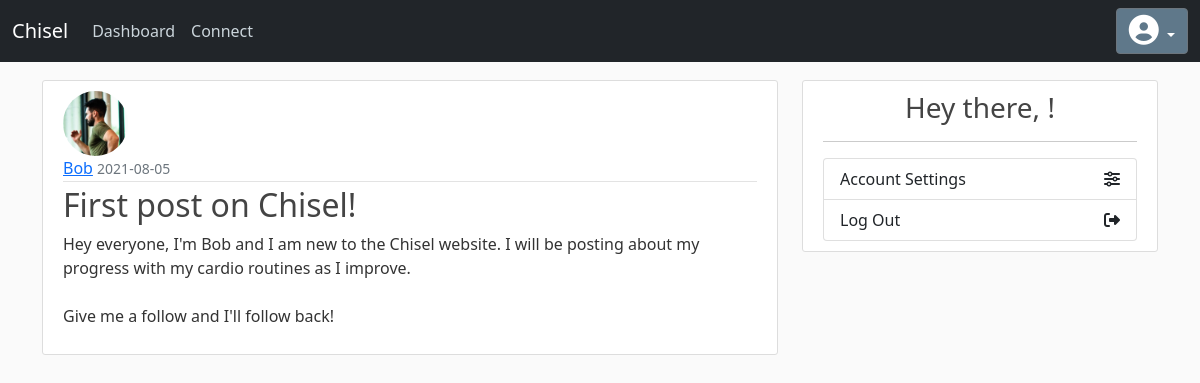
/post/1, run on the app's committed database.
### chisel/models/Customer.py (models this page shows, shortened)
class Customer(db.Model, UserMixin):
    id = db.Column(db.Integer, primary_key = True)
    username = db.Column(db.String(80), unique=True, nullable=False)
    email = db.Column(db.String(120), unique=True, nullable=False)
    password = db.Column(db.String(60), nullable=False)
    bio = db.Column(db.String(300), nullable=False)
    dark_mode = db.Column( db.Boolean, nullable=True, default=False )
    image_file = db.Column(db.String(20), nullable=False, default='default.jpg')
    posts = db.relationship('Post', backref='author', lazy=True)
    sessions = db.relationship( 'WorkoutSession', backref='customer' )
    modifiers = db.relationship( 'ExerciseModifier', backref='customer' )
    followed = db.relationship(
        'Customer', secondary=followers,
        primaryjoin=(followers.c.follower_id == id),
        secondaryjoin=(followers.c.followed_id == id),
        backref=db.backref('followers', lazy='dynamic'), lazy='dynamic')

class Post(db.Model):
    id = db.Column(db.Integer, primary_key=True)
    title = db.Column(db.String(100), nullable=False)
    date_posted = db.Column(db.DateTime, nullable=False, default=datetime.utcnow)
    content = db.Column(db.Text, nullable=False)
    user_id = db.Column(db.Integer, db.ForeignKey('customer.id'), nullable=False)

### chisel/routes.py (the view)
@app.route("/post/<int:post_id>")
def post(post_id):
    post = Post.query.get_or_404(post_id)
    return render_template('post.html', title=post.title, post=post)

### chisel/templates/post.html (shortened to what this page needs)
{% extends "dashboard.html" %}
{% block content %}
  <article class="media content-section">
    <img class="rounded-circle article-img" src="{{ url_for('static', filename='images/profile_pics/' + post.author.image_file) }}">
    <div class="media-body">
      <div class="article-metadata">
        <a class="mr-2" href="{{ url_for('user_posts', username=post.author.username) }}">{{ post.author.username }}</a>
        <small class="text-muted">{{ post.date_posted.strftime('%Y-%m-%d') }}</small>
      </div>
      <h2 class="article-title">{{ post.title }}</h2>
      <p class="article-content">{{ post.content }}</p>
    </div>
  </article>
{% endblock content %}

### chisel/static/dashboard.css (style rules this page uses)
body { background: #fafafa; color: #333333; margin-top: 5rem; }
h1, h2, h3, h4, h5, h6 { color: #444444; }
.content-section { background: #ffffff; padding: 10px 20px; border: 1px solid #dddddd; border-radius: 3px; margin-bottom: 20px; }
.article-title { color: #444444; text-decoration: none; }
.article-content { white-space: pre-line; }
.article-img { height: 65px; width: 65px; margin-right: 16px; }
.article-metadata { padding-bottom: 1px; margin-bottom: 4px; border-bottom: 1px solid #e3e3e3 }

### data on the page
Customer: image_file (picture), author.username "Bob"
Post: date_posted "2021-08-05", title "First post on Chisel!", content "Hey everyone, I'm Bob and I am new to the Chisel website. I will be posting about my progress with my cardio routines as I improve. Give me a follow and I'll follow back!"
